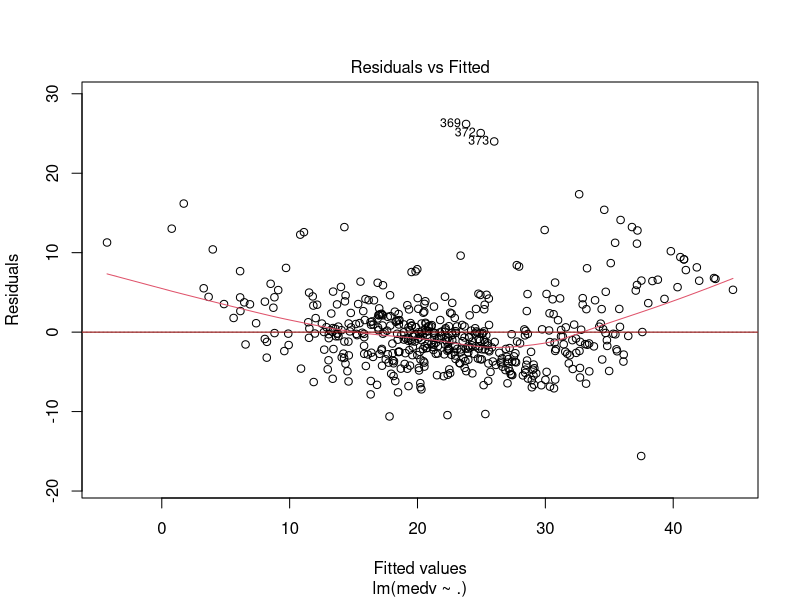
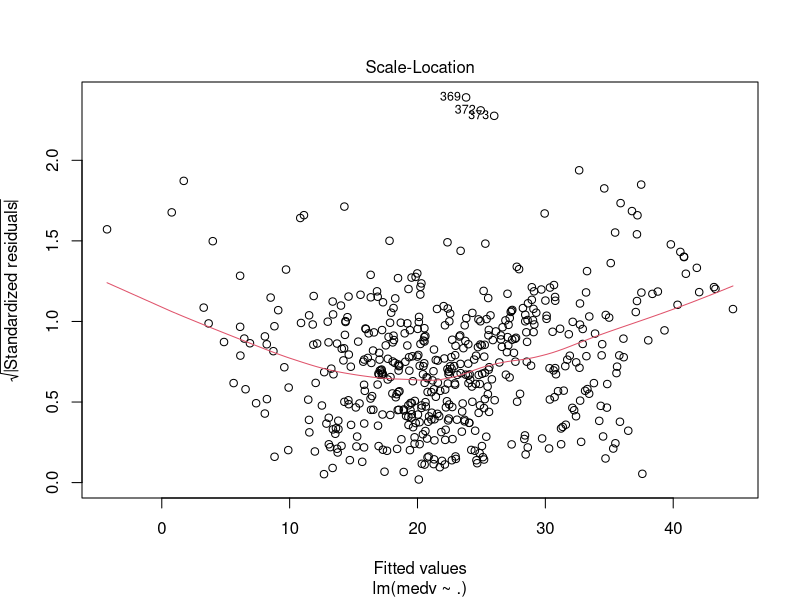
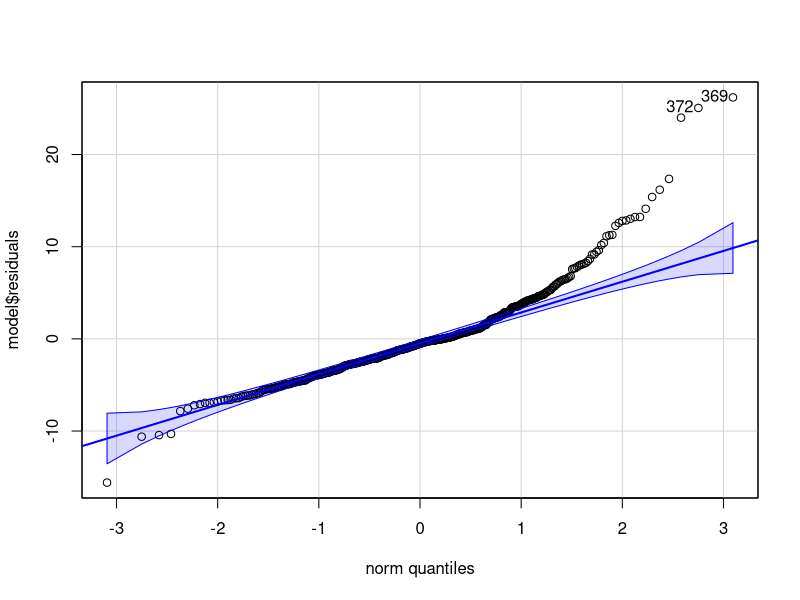
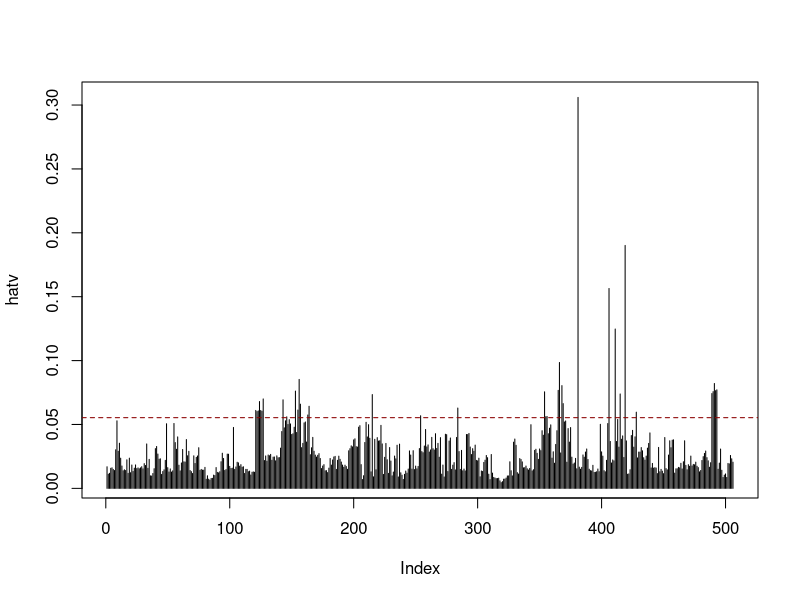
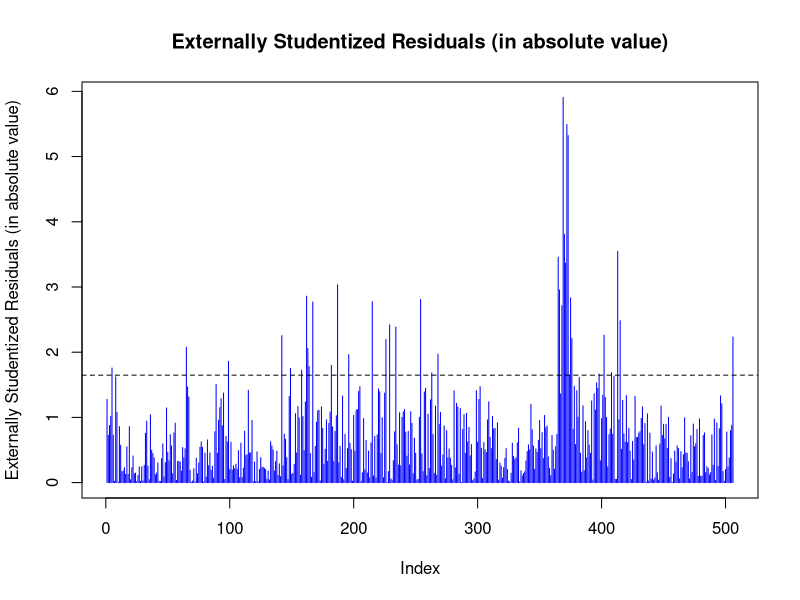
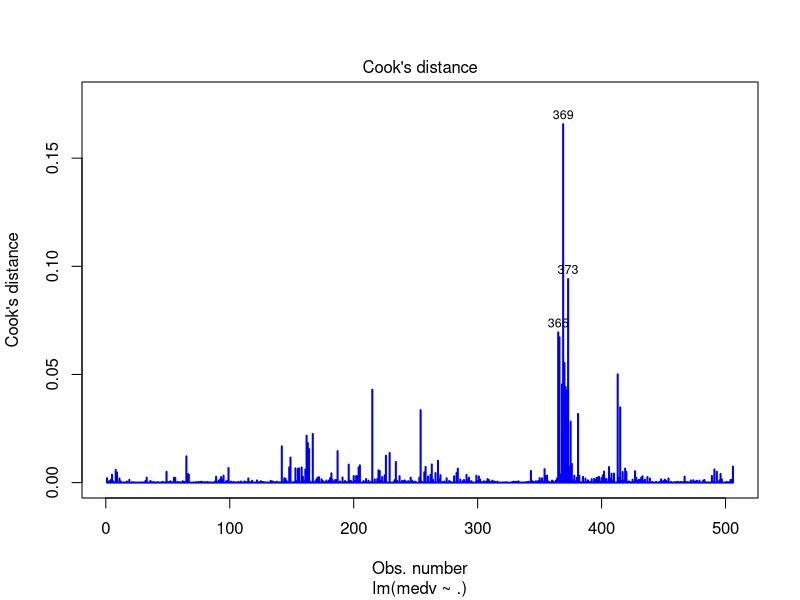
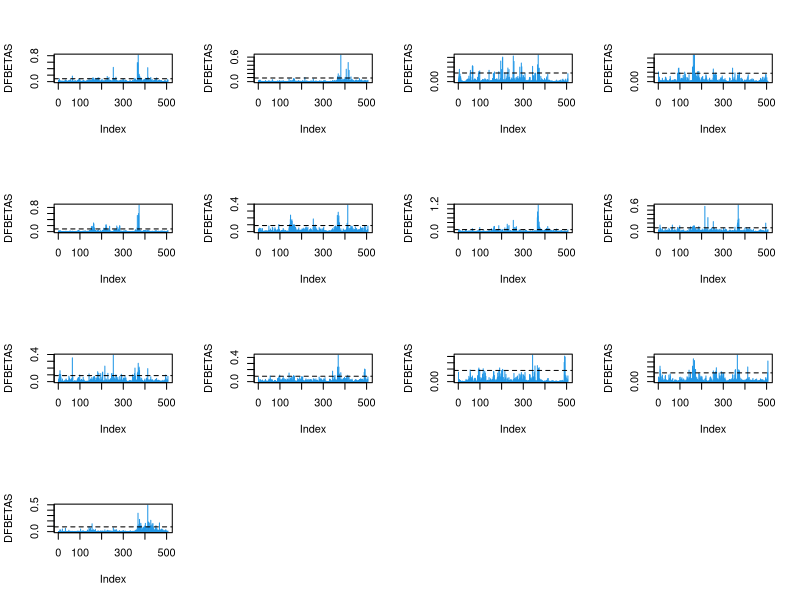
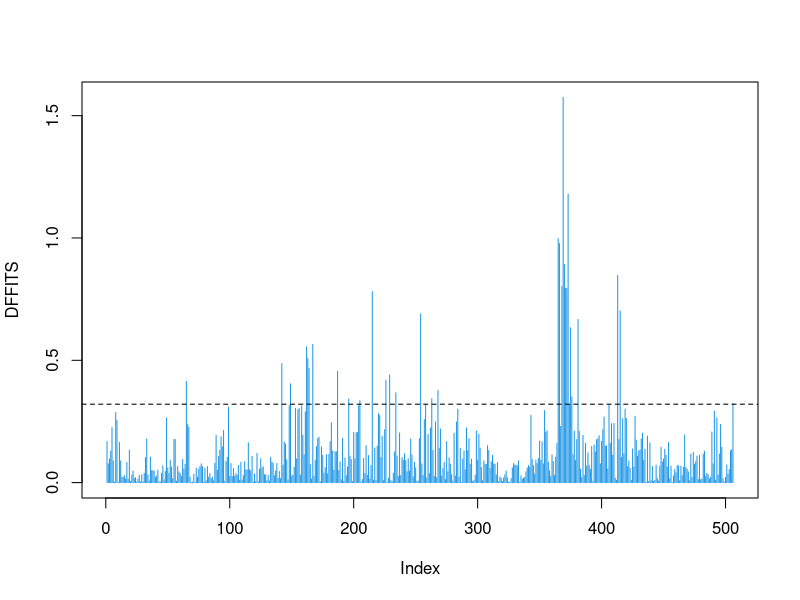

The R script that drew these images, in order:
# Load necessary libraries and data
library(MASS)
library(car)  # For influence.plot function

data(Boston)
B_sel = Boston[, sapply(Boston, is.numeric)]
model = lm(medv ~ ., data=B_sel)

# Standard assumptions
# 1. Mean zero
sprintf('redisuals mean=%s',mean(model$residuals))
plot(model,which=1)
abline(h=0,col = 'darkred')

# 2. Homoscedasticity
plot(model, which = 3)
durbinWatsonTest(model)

# 3. Normality
qqPlot(model$residuals)

# 4. Outliers in predictor
hatv = hatvalues(model)
plot(hatv, type = "h")
p = dim(B_sel)[2]-1; n = dim(B_sel)[1]
abline(h = 2*(p+1)/n, lty = 2,col = 'darkred')
hatv[which.max(hatv)]
B_sel[which.max(hatv),]
apply(B_sel,2,mean)

# 5. Outliers in response
rst = abs(rstudent(model))
plot(rst, type='h', col="blue", ylab="Externally Studentized Residuals (in absolute value)", main="Externally Studentized Residuals (in absolute value)")
abline(h = qt(.95, n-p-2), lty=2)
rst[which.max(rst)]
sprintf("ground truth=%s, prediction=%s",B_sel[which.max(rst),14],model$fitted.values[which.max(rst)])

# 6. Influential observations
# Cook's distances
plot(model, which=4, col="blue", lwd=2)
# DFBETAS
par(mfrow=c(4,4))
for (j in 1:p){
  plot(abs(dfbetas(model)[,j]), col=4, type='h', ylab='DFBETAS')
  abline(h = 2/sqrt(n), lty=2) # threshold for suspects
}
# DFFITS	
dffitsvalue = abs(dffits(model))
par(mfrow=c(1,1))
plot(dffitsvalue, typ='h', col=4, ylab='DFFITS')
abline(h = 2*sqrt(p/n), lty=2) # threshold for suspects
dffitsvalue[which.max(dffitsvalue)]

influential = (hatv>2*(p+1)/n) & (rst>qt(.95, n-p-2))
B_sel[influential,]
model$fitted.values[influential]
hatv[influential]
rst[influential]

# checking for multicolinearity via pairwise correlations b/w predictors
round( cor(B_sel[,1:p]) , 2) # rounded to 2 digits

library(ellipse)
plotcorr(cor(B_sel[,1:p]))

# checking for multicolinearity via variance inflation factors (VIF)
plot(vif(model), type='h', col=4, lwd=3)
abline(h = 10, lty=2) # threshold for suspects 

# checking for multicolinearity via condition indices
C = cor(B_sel[, -2]) # correlation matrix for the predictors
L = eigen(C) # eigenvalues  
K = max(L$val)/L$val # condition indices
plot(K, type='h', col=4, lwd=3)
abline(h = 1000, lty=2) # threshold for suspects 
